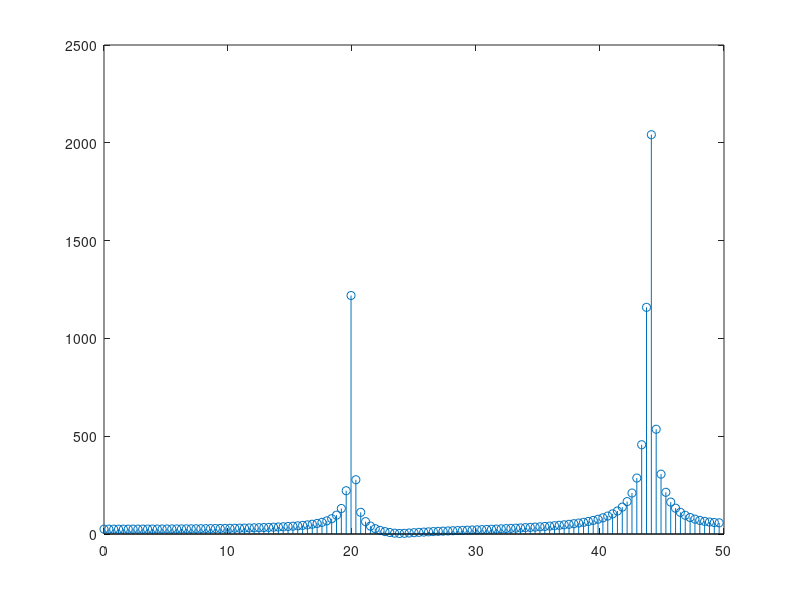

Write the MATLAB code that produced this figure.
f1=20;
f2= 44;
fs=100;
n=256;
k=0:255;
a1=10;
a2=20;
t=1/fs;
funcion=a1*cos(2*pi*f1*k*t)+a2*cos(2*pi*f2*k*t);
plot(k*t,funcion)
stem(funcion);
transformada=fft(funcion);
absoluto=abs(transformada);
stem(k(1:n/2),absoluto(1:n/2));
jiji=k/(n*t);
stem(jiji(1:n/2),absoluto(1:n/2))